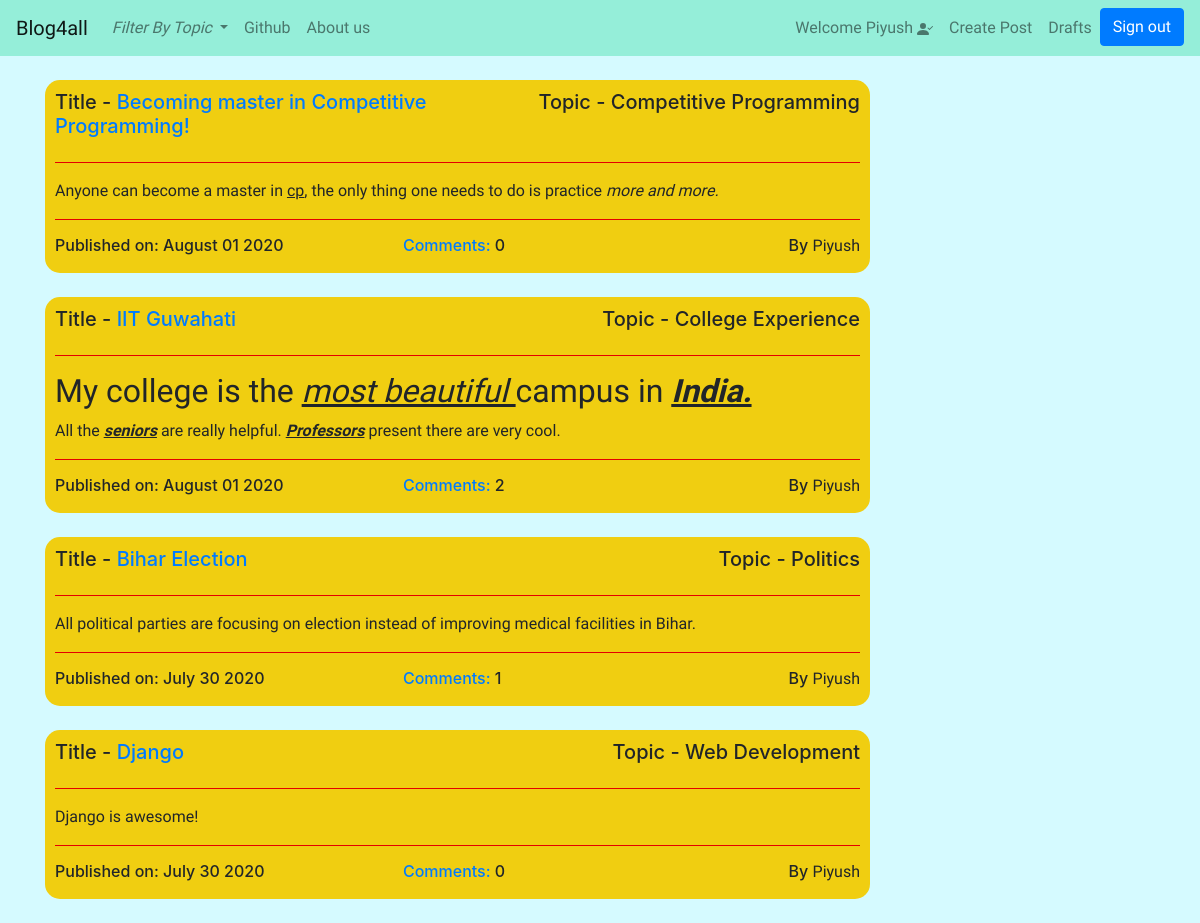
The app's page / (signed in) with its own data.
### blog/models.py (models this page shows, shortened)
class Blogpost(models.Model):
    author = models.ForeignKey(User,on_delete = models.CASCADE)
    topic = models.CharField(max_length=50,choices=TOPIC_CHOICES,default='Others')
    title = models.CharField(max_length=200)
    text = models.TextField()
    create_date = models.DateTimeField(default=timezone.now)
    published_date = models.DateTimeField(blank=True,null=True)
    def approve_comments(self):
        return self.comments.filter(approved_comment = True)
    def datepublished(self):
        return self.published_date.strftime('%B %d %Y')

### blog/views.py (the view)
# urls.py: path('',views.BlogpostListView.as_view(),name = 'blogs_list'),
class BlogpostListView(ListView):
    model = Blogpost
    template_name = 'blog/post_list.html'
    def get_queryset(self):     # __lte -> less than or equal to
        return Blogpost.objects.filter(published_date__lte = timezone.now()).order_by('-published_date')

### blog/templates/blog/post_list.html
{% extends "blog/base.html" %}
{% block body_block %}
      <br>
      {% if blogpost_list %}
      {% for post in blogpost_list %}
      <div class="post_list">
        <div class="row">
          <div class="col-6 post-title">
            <h5>Title - <a href="{% url 'blog:blog_details' pk=post.pk %}">{{post.title}}</a></h5>
          </div>
          <div class="col-6">
            <h5 align = 'right'>Topic - {{ post.topic }}</h5>
          </div>
        </div>
        <hr color = 'red'>
        <div class="post-content">
          <p> {{post.text|safe}} </p>
        </div>
        <hr color="red">
        <div class="row">
          <div class="col-5">
            <h6>Published on: {{post.datepublished}}</h6>
          </div>
          <div class="col-3">
            <h6><a href="{% url 'blog:blog_details' pk=post.pk %}">Comments: </a>{{post.approve_comments.count}} </h6>
          </div>
          <div class="col-4">
            <h6 align = 'right'>By <span class="post-content"> {{post.author}} </span> </h6>
          </div>
        </div>
      </div>
        <br>
      {% endfor %}
      {% else %}
      <h1>Sorry, No posts are there from selected filter</h1>
      {% endif %}
{% endblock body_block %}

### blog/templates/blog/base.html (shortened to what this page needs)
<!DOCTYPE html>
{% load static %}
<html lang="en">
    <head>
        <link rel="stylesheet" href="https://stackpath.bootstrapcdn.com/bootstrap/4.5.0/css/bootstrap.min.css"
>
        <link rel="stylesheet" href="//cdn.jsdelivr.net/npm/medium-editor@latest/dist/css/medium-editor.min.css" type="text/css"
            media="screen" charset="utf-8">
        <link rel="stylesheet" href="{% static 'css/blog.css' %}">
        </head>
    <body>
        <nav class="navbar navbar-expand-lg  navbar-custom navbar-light">
            <a class="navbar-brand" href="{% url 'blog:blogs_list' %}">Blog4all</a>
            <div class="collapse navbar-collapse" id="navbarSupportedContent">
                <ul class="navbar-nav mr-auto">
                    <li class="nav-item dropdown">
                        <a class="nav-link dropdown-toggle" href="#" id="navbarDropdown" role="button" data-toggle="dropdown"
                            aria-haspopup="true" aria-expanded="false">
                            <i>Filter By Topic</i>
                        </a>
                    </li>
                    <li class="nav-item">
                        <a class="nav-link" href="https://github.com/piyushprince346">Github</a>
                    </li>
                    <li class="nav-item">
                        <a class="nav-link" href="{% url 'blog:about' %}">About us <span class="sr-only">(current)</span></a>
                    </li>
                </ul>
                <ul class="navbar-nav navbar-right">
                    {% if user.is_authenticated %}
                        <li class="nav-item">
                            <a class="nav-link" href="">Welcome {{user.username}}  </a>
                        </li>
                        <li class="nav-item">
                            <a class="nav-link" href="{% url 'blog:new_post' %}">Create Post</a>
                        </li>
                        <li class="nav-item">
                            <a class="nav-link" href="{% url 'blog:drafts' %}">Drafts</a>
                        </li>
                        <li class="nav-item">
                            <a class="btn btn-primary" href="{% url 'logout' %}">Sign out</a>
                        </li>
                    {% else %}
                        <li class="nav-item">
                            <a class="btn btn-primary" href="{% url 'login' %}" class="nav-link">Sign in</a>
                        </li>
                    {% endif %}
                </ul>
            </div>
        </nav>
        <div class="container">
            <div class="row">
                <div class="col-9">
                    {% block body_block %}
                    {% endblock body_block %}
                 </div>
                 <div class="col-3">
                 </div>
            </div>
        </div>
    </body>
</html>

### blog/static/css/blog.css (style rules this page uses)
body { background-color: rgb(213, 250, 255); }
.post_list { border-radius: 15px; padding: 10px 10px 10px 10px; background-color: rgb(240, 206, 17); }
.post-content { font-family: 'Courgette', cursive; }
.navbar-custom { background-color: rgba(143, 238, 214, 0.911); font-family: 'Exo', sans-serif; }

### records on screen
Blogpost: title "Becoming master in Competitive Programming!", topic "Competitive Programming", text "Anyone can become a master in cp , the only thing one needs to do is practice more and more.", datepublished "August 01 2020", approve_comments.count "0", author "Piyush"
Blogpost: title "IIT Guwahati", topic "College Experience", text "My college is the most beautiful campus in India. All the seniors are really helpful. Professors present there are very cool.", datepublished "August 01 2020", approve_comments.count "2", author "Piyush"
Blogpost: title "Bihar Election", topic "Politics", text "All political parties are focusing on election instead of improving medical facilities in Bihar.", datepublished "July 30 2020", approve_comments.count "1", author "Piyush"
Blogpost: title "Django", topic "Web Development", text "Django is awesome!", datepublished "July 30 2020", approve_comments.count "0", author "Piyush"

### other values on screen
{{ user.username }} "Piyush"
